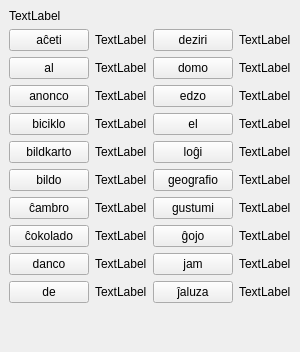
     <widget class="QWidget" name="tab_8">
      <attribute name="icon">
       <iconset resource="ikonoj.qrc">
        <normaloff>:/ikonoj/leciono.png</normaloff>:/ikonoj/leciono.png</iconset>
      </attribute>
      <attribute name="title">
       <string>8</string>
      </attribute>
      <layout class="QVBoxLayout" name="verticalLayout_9">
       <property name="spacing">
        <number>6</number>
       </property>
       <property name="margin">
        <number>9</number>
       </property>
       <item>
        <widget class="titolo" name="Lec05_Label18">
         <property name="text">
          <string>TextLabel</string>
         </property>
        </widget>
       </item>
       <item>
        <layout class="QHBoxLayout" name="horizontalLayout_21">
         <item>
          <layout class="QVBoxLayout" name="verticalLayout_7">
           <item>
            <layout class="QHBoxLayout" name="horizontalLayout">
             <item>
              <widget class="klakbutono" name="Lec05_Button410">
               <property name="sizePolicy">
                <sizepolicy hsizetype="Maximum" vsizetype="Fixed">
                 <horstretch>0</horstretch>
                 <verstretch>0</verstretch>
                </sizepolicy>
               </property>
               <property name="text">
                <string>aĉeti</string>
               </property>
              </widget>
             </item>
             <item>
              <widget class="QLabel" name="Lec05_Label337">
               <property name="text">
                <string>TextLabel</string>
               </property>
               <property name="wordWrap">
                <bool>true</bool>
               </property>
              </widget>
             </item>
            </layout>
           </item>
           <item>
            <layout class="QHBoxLayout" name="horizontalLayout_2">
             <item>
              <widget class="klakbutono" name="Lec05_Button411">
               <property name="sizePolicy">
                <sizepolicy hsizetype="Maximum" vsizetype="Fixed">
                 <horstretch>0</horstretch>
                 <verstretch>0</verstretch>
                </sizepolicy>
               </property>
               <property name="text">
                <string>al</string>
               </property>
              </widget>
             </item>
             <item>
              <widget class="QLabel" name="Lec05_Label338">
               <property name="text">
                <string>TextLabel</string>
               </property>
               <property name="wordWrap">
                <bool>true</bool>
               </property>
              </widget>
             </item>
            </layout>
           </item>
           <item>
            <layout class="QHBoxLayout" name="horizontalLayout_3">
             <item>
              <widget class="klakbutono" name="Lec05_Button412">
               <property name="sizePolicy">
                <sizepolicy hsizetype="Maximum" vsizetype="Fixed">
                 <horstretch>0</horstretch>
                 <verstretch>0</verstretch>
                </sizepolicy>
               </property>
               <property name="text">
                <string>anonco</string>
               </property>
              </widget>
             </item>
             <item>
              <widget class="QLabel" name="Lec05_Label339">
               <property name="text">
                <string>TextLabel</string>
               </property>
               <property name="wordWrap">
                <bool>true</bool>
               </property>
              </widget>
             </item>
            </layout>
           </item>
           <item>
            <layout class="QHBoxLayout" name="horizontalLayout_4">
             <item>
              <widget class="klakbutono" name="Lec05_Button413">
               <property name="sizePolicy">
                <sizepolicy hsizetype="Maximum" vsizetype="Fixed">
                 <horstretch>0</horstretch>
                 <verstretch>0</verstretch>
                </sizepolicy>
               </property>
               <property name="text">
                <string>biciklo</string>
               </property>
              </widget>
             </item>
             <item>
              <widget class="QLabel" name="Lec05_Label340">
               <property name="text">
                <string>TextLabel</string>
               </property>
               <property name="wordWrap">
                <bool>true</bool>
               </property>
              </widget>
             </item>
            </layout>
           </item>
           <item>
            <layout class="QHBoxLayout" name="horizontalLayout_5">
             <item>
              <widget class="klakbutono" name="Lec05_Button414">
               <property name="sizePolicy">
                <sizepolicy hsizetype="Maximum" vsizetype="Fixed">
                 <horstretch>0</horstretch>
                 <verstretch>0</verstretch>
                </sizepolicy>
               </property>
               <property name="text">
                <string>bildkarto</string>
               </property>
              </widget>
             </item>
             <item>
              <widget class="QLabel" name="Lec05_Label341">
               <property name="text">
                <string>TextLabel</string>
               </property>
               <property name="wordWrap">
                <bool>true</bool>
               </property>
              </widget>
             </item>
            </layout>
           </item>
           <item>
            <layout class="QHBoxLayout" name="horizontalLayout_6">
             <item>
              <widget class="klakbutono" name="Lec05_Button415">
               <property name="sizePolicy">
                <sizepolicy hsizetype="Maximum" vsizetype="Fixed">
                 <horstretch>0</horstretch>
                 <verstretch>0</verstretch>
                </sizepolicy>
               </property>
               <property name="text">
                <string>bildo</string>
               </property>
              </widget>
             </item>
             <item>
              <widget class="QLabel" name="Lec05_Label342">
               <property name="text">
                <string>TextLabel</string>
               </property>
               <property name="wordWrap">
                <bool>true</bool>
               </property>
              </widget>
             </item>
            </layout>
           </item>
           <item>
            <layout class="QHBoxLayout" name="horizontalLayout_7">
             <item>
              <widget class="klakbutono" name="Lec05_Button416">
               <property name="sizePolicy">
                <sizepolicy hsizetype="Maximum" vsizetype="Fixed">
                 <horstretch>0</horstretch>
                 <verstretch>0</verstretch>
                </sizepolicy>
               </property>
               <property name="text">
                <string>ĉambro</string>
               </property>
              </widget>
             </item>
             <item>
              <widget class="QLabel" name="Lec05_Label343">
               <property name="text">
                <string>TextLabel</string>
               </property>
               <property name="wordWrap">
                <bool>true</bool>
               </property>
              </widget>
             </item>
            </layout>
           </item>
           <item>
            <layout class="QHBoxLayout" name="horizontalLayout_8">
             <item>
              <widget class="klakbutono" name="Lec05_Button417">
               <property name="sizePolicy">
                <sizepolicy hsizetype="Maximum" vsizetype="Fixed">
                 <horstretch>0</horstretch>
                 <verstretch>0</verstretch>
                </sizepolicy>
               </property>
               <property name="text">
                <string>ĉokolado</string>
               </property>
              </widget>
             </item>
             <item>
              <widget class="QLabel" name="Lec05_Label344">
               <property name="text">
                <string>TextLabel</string>
               </property>
               <property name="wordWrap">
                <bool>true</bool>
               </property>
              </widget>
             </item>
            </layout>
           </item>
           <item>
            <layout class="QHBoxLayout" name="horizontalLayout_9">
             <item>
              <widget class="klakbutono" name="Lec05_Button418">
               <property name="sizePolicy">
                <sizepolicy hsizetype="Maximum" vsizetype="Fixed">
                 <horstretch>0</horstretch>
                 <verstretch>0</verstretch>
                </sizepolicy>
               </property>
               <property name="text">
                <string>danco</string>
               </property>
              </widget>
             </item>
             <item>
              <widget class="QLabel" name="Lec05_Label345">
               <property name="text">
                <string>TextLabel</string>
               </property>
               <property name="wordWrap">
                <bool>true</bool>
               </property>
              </widget>
             </item>
            </layout>
           </item>
           <item>
            <layout class="QHBoxLayout" name="horizontalLayout_10">
             <item>
              <widget class="klakbutono" name="Lec05_Button419">
               <property name="sizePolicy">
                <sizepolicy hsizetype="Maximum" vsizetype="Fixed">
                 <horstretch>0</horstretch>
                 <verstretch>0</verstretch>
                </sizepolicy>
               </property>
               <property name="text">
                <string>de</string>
               </property>
              </widget>
             </item>
             <item>
              <widget class="QLabel" name="Lec05_Label346">
               <property name="text">
                <string>TextLabel</string>
               </property>
               <property name="wordWrap">
                <bool>true</bool>
               </property>
              </widget>
             </item>
            </layout>
           </item>
          </layout>
         </item>
         <item>
          <layout class="QVBoxLayout" name="verticalLayout_8">
           <item>
            <layout class="QHBoxLayout" name="horizontalLayout_11">
             <item>
              <widget class="klakbutono" name="Lec05_Button420">
               <property name="sizePolicy">
                <sizepolicy hsizetype="Maximum" vsizetype="Fixed">
                 <horstretch>0</horstretch>
                 <verstretch>0</verstretch>
                </sizepolicy>
               </property>
               <property name="text">
                <string>deziri</string>
               </property>
              </widget>
             </item>
             <item>
              <widget class="QLabel" name="Lec05_Label347">
               <property name="text">
                <string>TextLabel</string>
               </property>
               <property name="wordWrap">
                <bool>true</bool>
               </property>
              </widget>
             </item>
            </layout>
           </item>
           <item>
            <layout class="QHBoxLayout" name="horizontalLayout_12">
             <item>
              <widget class="klakbutono" name="Lec05_Button421">
               <property name="sizePolicy">
                <sizepolicy hsizetype="Maximum" vsizetype="Fixed">
                 <horstretch>0</horstretch>
                 <verstretch>0</verstretch>
                </sizepolicy>
               </property>
               <property name="text">
                <string>domo</string>
               </property>
              </widget>
             </item>
             <item>
              <widget class="QLabel" name="Lec05_Label348">
               <property name="text">
                <string>TextLabel</string>
               </property>
               <property name="wordWrap">
                <bool>true</bool>
               </property>
              </widget>
             </item>
            </layout>
           </item>
           <item>
            <layout class="QHBoxLayout" name="horizontalLayout_13">
             <item>
              <widget class="klakbutono" name="Lec05_Button422">
               <property name="sizePolicy">
                <sizepolicy hsizetype="Maximum" vsizetype="Fixed">
                 <horstretch>0</horstretch>
                 <verstretch>0</verstretch>
                </sizepolicy>
               </property>
               <property name="text">
                <string>edzo</string>
               </property>
              </widget>
             </item>
             <item>
              <widget class="QLabel" name="Lec05_Label349">
               <property name="text">
                <string>TextLabel</string>
               </property>
               <property name="wordWrap">
                <bool>true</bool>
               </property>
              </widget>
             </item>
            </layout>
           </item>
           <item>
            <layout class="QHBoxLayout" name="horizontalLayout_14">
             <item>
              <widget class="klakbutono" name="Lec05_Button423">
               <property name="sizePolicy">
                <sizepolicy hsizetype="Maximum" vsizetype="Fixed">
                 <horstretch>0</horstretch>
                 <verstretch>0</verstretch>
                </sizepolicy>
               </property>
               <property name="text">
                <string>el</string>
               </property>
              </widget>
             </item>
             <item>
              <widget class="QLabel" name="Lec05_Label350">
               <property name="text">
                <string>TextLabel</string>
               </property>
               <property name="wordWrap">
                <bool>true</bool>
               </property>
              </widget>
             </item>
            </layout>
           </item>
           <item>
            <layout class="QHBoxLayout" name="horizontalLayout_15">
             <item>
              <widget class="klakbutono" name="Lec05_Button425">
               <property name="sizePolicy">
                <sizepolicy hsizetype="Maximum" vsizetype="Fixed">
                 <horstretch>0</horstretch>
                 <verstretch>0</verstretch>
                </sizepolicy>
               </property>
               <property name="text">
                <string>loĝi</string>
               </property>
              </widget>
             </item>
             <item>
              <widget class="QLabel" name="Lec05_Label352">
               <property name="text">
                <string>TextLabel</string>
               </property>
               <property name="wordWrap">
                <bool>true</bool>
               </property>
              </widget>
             </item>
            </layout>
           </item>
           <item>
            <layout class="QHBoxLayout" name="horizontalLayout_16">
             <item>
              <widget class="klakbutono" name="Lec05_Button426">
               <property name="sizePolicy">
                <sizepolicy hsizetype="Maximum" vsizetype="Fixed">
                 <horstretch>0</horstretch>
                 <verstretch>0</verstretch>
                </sizepolicy>
               </property>
               <property name="text">
                <string>geografio</string>
               </property>
              </widget>
             </item>
             <item>
              <widget class="QLabel" name="Lec05_Label353">
               <property name="text">
                <string>TextLabel</string>
               </property>
               <property name="wordWrap">
                <bool>true</bool>
               </property>
              </widget>
             </item>
            </layout>
           </item>
           <item>
            <layout class="QHBoxLayout" name="horizontalLayout_17">
             <item>
              <widget class="klakbutono" name="Lec05_Button427">
               <property name="sizePolicy">
                <sizepolicy hsizetype="Maximum" vsizetype="Fixed">
                 <horstretch>0</horstretch>
                 <verstretch>0</verstretch>
                </sizepolicy>
               </property>
               <property name="text">
                <string>gustumi</string>
               </property>
              </widget>
             </item>
             <item>
              <widget class="QLabel" name="Lec05_Label354">
               <property name="text">
                <string>TextLabel</string>
               </property>
               <property name="wordWrap">
                <bool>true</bool>
               </property>
              </widget>
             </item>
            </layout>
           </item>
           <item>
            <layout class="QHBoxLayout" name="horizontalLayout_18">
             <item>
              <widget class="klakbutono" name="Lec05_Button428">
               <property name="sizePolicy">
                <sizepolicy hsizetype="Maximum" vsizetype="Fixed">
                 <horstretch>0</horstretch>
                 <verstretch>0</verstretch>
                </sizepolicy>
               </property>
               <property name="text">
                <string>ĝojo</string>
               </property>
              </widget>
             </item>
             <item>
              <widget class="QLabel" name="Lec05_Label355">
               <property name="text">
                <string>TextLabel</string>
               </property>
               <property name="wordWrap">
                <bool>true</bool>
               </property>
              </widget>
             </item>
            </layout>
           </item>
           <item>
            <layout class="QHBoxLayout" name="horizontalLayout_19">
             <item>
              <widget class="klakbutono" name="Lec05_Button431">
               <property name="sizePolicy">
                <sizepolicy hsizetype="Maximum" vsizetype="Fixed">
                 <horstretch>0</horstretch>
                 <verstretch>0</verstretch>
                </sizepolicy>
               </property>
               <property name="text">
                <string>jam</string>
               </property>
              </widget>
             </item>
             <item>
              <widget class="QLabel" name="Lec05_Label358">
               <property name="text">
                <string>TextLabel</string>
               </property>
               <property name="wordWrap">
                <bool>true</bool>
               </property>
              </widget>
             </item>
            </layout>
           </item>
           <item>
            <layout class="QHBoxLayout" name="horizontalLayout_20">
             <item>
              <widget class="klakbutono" name="Lec05_Button432">
               <property name="sizePolicy">
                <sizepolicy hsizetype="Maximum" vsizetype="Fixed">
                 <horstretch>0</horstretch>
                 <verstretch>0</verstretch>
                </sizepolicy>
               </property>
               <property name="text">
                <string>ĵaluza</string>
               </property>
              </widget>
             </item>
             <item>
              <widget class="QLabel" name="Lec05_Label359">
               <property name="text">
                <string>TextLabel</string>
               </property>
               <property name="wordWrap">
                <bool>true</bool>
               </property>
              </widget>
             </item>
            </layout>
           </item>
          </layout>
         </item>
        </layout>
       </item>
       <item>
        <spacer name="verticalSpacer_7">
         <property name="orientation">
          <enum>Qt::Vertical</enum>
         </property>
         <property name="sizeHint" stdset="0">
          <size>
           <width>20</width>
           <height>40</height>
          </size>
         </property>
        </spacer>
       </item>
      </layout>
     </widget>
